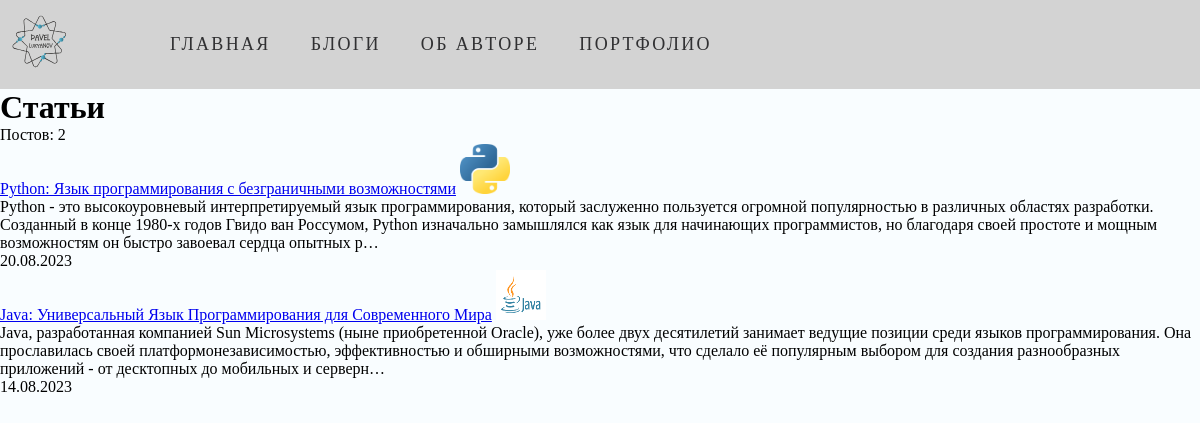
The app's page /blogs/ with its own data.
### main_page/models.py (models this page shows, shortened)
class Menu(models.Model):
    title = models.CharField(max_length=50)
    url = models.CharField(max_length=50)

### blogs/models.py (models this page shows, shortened)
class Blog(models.Model):
    title = models.CharField(max_length=250)
    description = models.TextField()
    logo = models.ImageField(upload_to='blogs/images', null=True)
    img = models.ImageField(upload_to='blogs/images', null=True)
    date = models.DateField()

### blogs/views.py (the view)
# urls.py: path('', views.blogs, name='blogs'),
def blogs(request):
    menu = Menu.objects.all()
    blogi = Blog.objects.all().order_by('-date')
    return render(request, 'blogs/blogs.html', {'menu': menu, 'blogs': blogi})

### templates/blogs/blogs.html
{% extends 'main_page/base.html' %}
{% load static %}
{% block css %}
    <link rel="stylesheet" href="{% static 'css/blogs.css' %}">
{% endblock %}
{% block content %}
    <h1>Статьи</h1>
    <p class="count container">Постов: {{ blogs.count }}</p>
    {% for blog in blogs %}
        <div class="elements container">
            <div class="top">
                <a href="{% url 'blog:blog_details' blog.id %}">{{ blog.title }}</a>
                <img src="{{ blog.logo.url }}" width="50" height="50" alt="Логотип">
            </div>
            <div class="blog-text">
                <p>{{ blog.description | striptags | truncatechars:360 }}</p>
            </div>
            <p> {{ blog.date | date:'d.m.Y' }}</p>
        </div>
    {% endfor %}
{% endblock %}

### templates/main_page/base.html (shortened to what this page needs)
{% load static %}
<!DOCTYPE html>
<html lang="en">
<head>
    <link rel="stylesheet" href="{% static 'css/base.css' %}">
    {% block css %} {% endblock %}
</head>
<body>
    <header class="page-header">
        <div class="page-header__wrapper container">
            <div class="page-header__logo">
                <a href="{% url "index" %}">
                    <img src="{% static 'main_page/my_logo.svg' %}" width="80" height="80" alt="Логотип автора">
                </a>
            </div>
            <nav class="site-nav page-header__site-nav">
                {% for el in menu %}
                <ul class="site-nav__list">
                    <li class="site-nav__item"><a href="{{ el.url }}">{{ el.title }}</a></li>
                </ul>
                {% endfor %}
            </nav>
        </div>
    </header>
    {% block content %}
    {% endblock %}
</body>
</html>

### main_page/static/css/base.css (style rules this page uses)
body { padding: 0; margin: 0; background-color: #f9fdff; }
h1, h2, h3, p { margin: 0; padding: 0; }
.container { max-width: 1200px; min-width: 320px; margin: 0 auto; box-sizing: border-box }
.page-header { background-color: lightgray; }
.page-header__logo { padding-top: 5px; height: auto; width: auto; }
.page-header__wrapper { display: flex; flex-wrap: wrap; justify-content: flex-start; align-items: center; }
.page-header__site-nav { display: flex; margin-left: 50px }
.site-nav__list { list-style: none; }
.site-nav__item a { text-decoration: none; font-size: 18px; line-height: 19px; color: #303032; text-transform: uppercase; letter-spacing: .13em; }

### blogs/static/css/blogs.css (style rules this page uses)
.container { max-width: 1200px; }

### records on screen
Menu: title "ГЛАВНАЯ"
Menu: title "БЛОГИ"
Menu: title "ОБ АВТОРЕ"
Menu: title "ПОРТФОЛИО"
Blog: title "Python: Язык программирования с безграничными возможностями", logo (picture), description "Python - это высокоуровневый интерпретируемый язык программирования, который заслуженно пользуется огромной популярностью в различных областях разработки. Созданный в конце 1980-х годов Гвидо ван Россумом, Python изначально замышлялся как язык для начинающих программистов, но благодаря своей простоте и мощным возможностям он быстро завоевал сердца опытных р…", date "20.08.2023"
Blog: title "Java: Универсальный Язык Программирования для Современного Мира", logo (picture), description "Java, разработанная компанией Sun Microsystems (ныне приобретенной Oracle), уже более двух десятилетий занимает ведущие позиции среди языков программирования. Она прославилась своей платформонезависимостью, эффективностью и обширными возможностями, что сделало её популярным выбором для создания разнообразных приложений - от десктопных до мобильных и серверн…", date "14.08.2023"

### other values on screen
{{ blogs.count }} "2"
